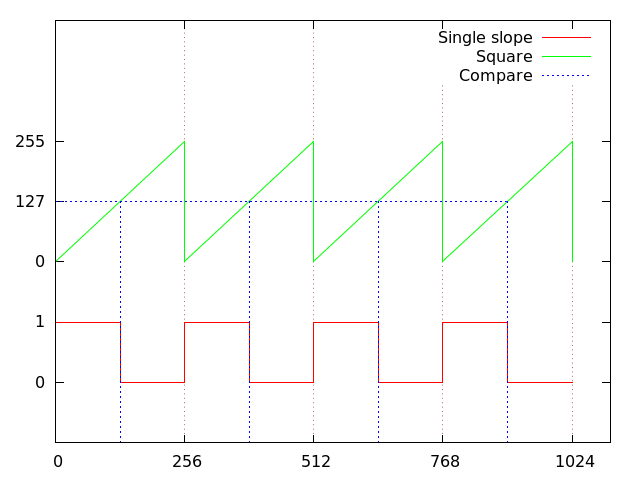

Recreate this plot in gnuplot.
set terminal pngcairo dashed
set output 'single_slope_with_one_output_simple.png'

set xrange [0:1100];
set yrange [0:7];

set grid xtics lt 0 lw 1 lc rgb "#880000"

set ytics ("0" 1, "1" 2, "0" 3, "127" 4, "255" 5 )
set xtics 256

set arrow from 0,4 to 768 + 128,4 nohead ls 3
#set arrow from 0,1 to 128,1 heads
#set arrow from 0,0.5 to 256,0.5 heads
#set label "50 %" center at 64,1 offset 0, 0.8
#set label "100 %" center at 128,0.5 offset 0, 0.8

plot '-' using ($1*128):($2*1) title "Single slope" with lines, \
     '-' using ($1*128):($2*1) title "Square" with lines lt 1 lc 2, \
     '-' using ($1*128):($2*1) title "Compare" with impulses
	0 1
	0 2
	1 2
	1 1
	2 1
	2 2
	3 2
	3 1
	4 1
	4 2
	5 2
	5 1
	6 1
	6 2
	7 2
	7 1
	8 1
EOF
	0 3
	2 5
	2 3
	4 5
	4 3
	6 5
	6 3
	8 5
	8 3
EOF
	1 4
	3 4
	5 4 
	7 4
EOF

show grid;
#pause -1;
